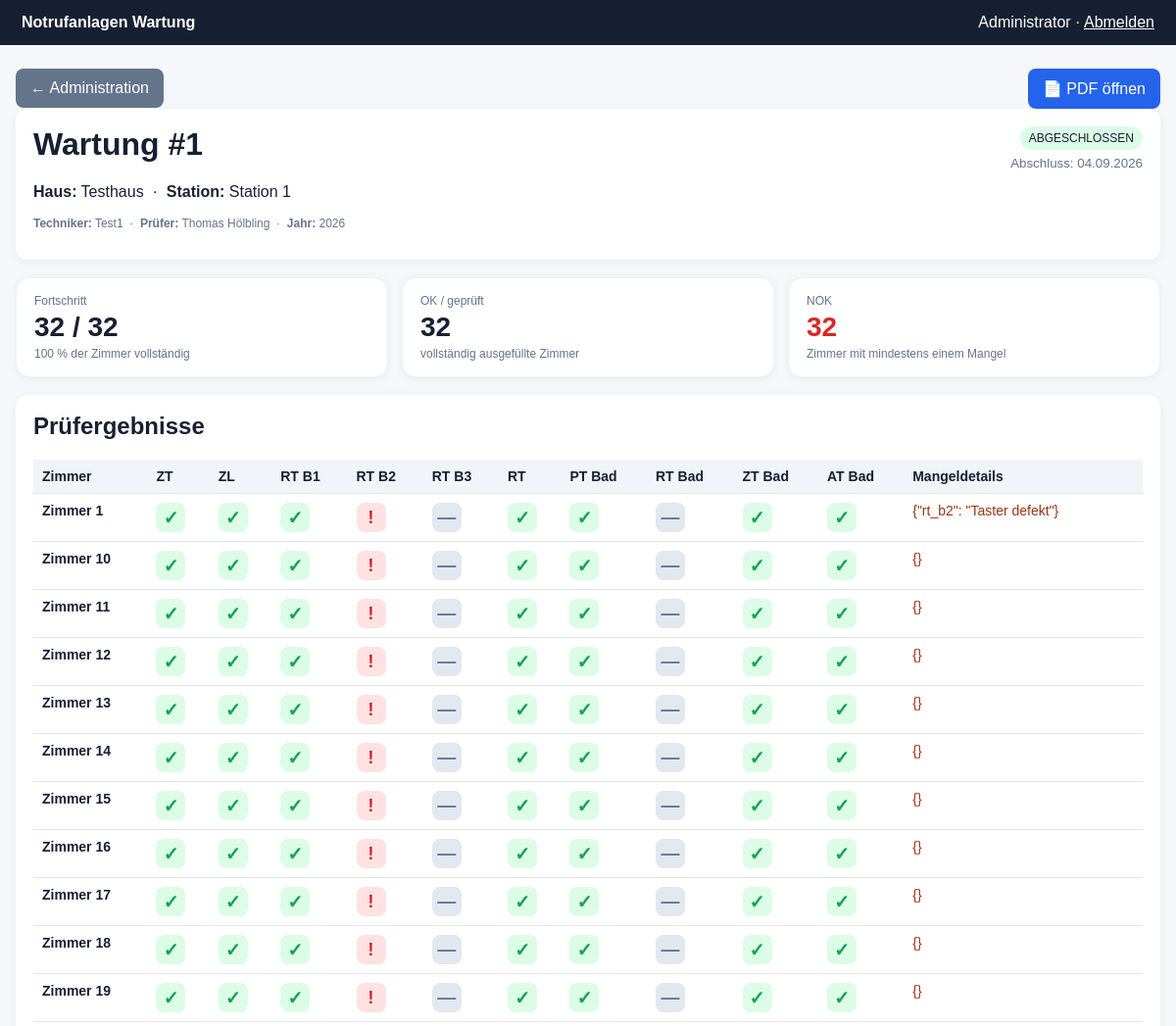
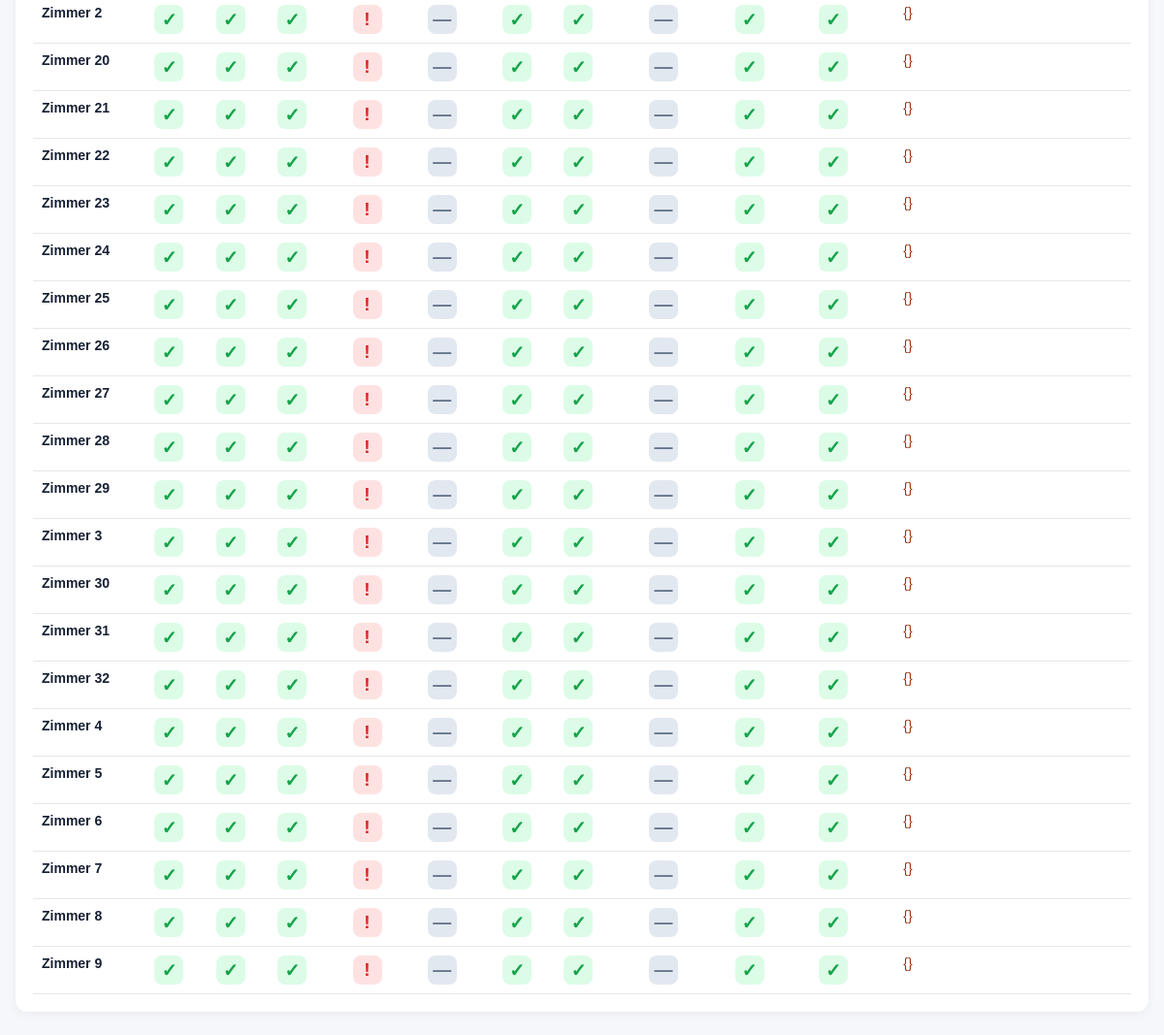
Page /admin/maintenance/1 (signed in) on the committed database (2 pictures, top to bottom).
### tables this page shows
CREATE TABLE users (
        id INTEGER PRIMARY KEY AUTOINCREMENT,
        username TEXT UNIQUE NOT NULL,
        password_hash TEXT NOT NULL,
        display_name TEXT NOT NULL,
        role TEXT NOT NULL DEFAULT 'technician'
    , active INTEGER NOT NULL DEFAULT 1);

CREATE TABLE maintenances (
        id INTEGER PRIMARY KEY AUTOINCREMENT,
        hauscode TEXT NOT NULL,
        station TEXT NOT NULL,
        technician_id INTEGER NOT NULL,
        inspector_name TEXT,
        inspection_year INTEGER,
        inspection_type TEXT,
        email_address TEXT,
        status TEXT NOT NULL DEFAULT 'open',
        created_at TEXT NOT NULL,
        completed_at TEXT,
        signature TEXT,
        email_sent_at TEXT,
        email_error TEXT,
        pdf_path TEXT, station_id TEXT, updated_at TEXT, original_technician_id INTEGER, last_transferred_at TEXT,
        FOREIGN KEY(technician_id) REFERENCES users(id)
    );

CREATE TABLE results (
        id INTEGER PRIMARY KEY AUTOINCREMENT,
        maintenance_id INTEGER NOT NULL,
        room_name TEXT NOT NULL,
        manual INTEGER NOT NULL DEFAULT 0,
        zt TEXT, zl TEXT, rt_b1 TEXT, rt_b2 TEXT, rt_b3 TEXT, rt TEXT,
        rt_bad TEXT, pt_bad TEXT, zt_bad TEXT, at_bad TEXT,
        issue_details TEXT,
        FOREIGN KEY(maintenance_id) REFERENCES maintenances(id)
    );

### app/main.py (the view)
@app.get("/admin/maintenance/{mid}", response_class=HTMLResponse)
def admin_maintenance(request: Request, mid:int):
    u=current_user(request)
    if not u: return RedirectResponse("/login",303)
    if u["role"] != "admin": return RedirectResponse("/",303)
    c=db(); m=c.execute("SELECT m.*,u.display_name FROM maintenances m JOIN users u ON u.id=m.technician_id WHERE m.id=?",(mid,)).fetchone()
    if not m: c.close(); return RedirectResponse("/admin",303)
    rows=c.execute("SELECT * FROM results WHERE maintenance_id=? ORDER BY manual,room_name",(mid,)).fetchall(); c.close()
    total=len(rows); checked=sum(1 for r in rows if all(r[k] is not None for k in CHECK_KEYS)); nok=sum(1 for r in rows if any(r[k]=="NOK" for k in CHECK_KEYS))
    pct=round((checked/total)*100) if total else 0
    return TEMPLATES.TemplateResponse("admin_maintenance.html",{"request":request,"user":u,"m":m,"rows":rows,"checks":CHECKS,"total":total,"checked":checked,"nok":nok,"pct":pct})

### app/templates/admin_maintenance.html (shortened to what this page needs)
{% extends "base.html" %}{% block content %}
<div class="actions" style="justify-content:space-between"><div><a class="btn secondary" href="/admin">← Administration</a></div><div>{% if m.status=='completed' %}<a class="btn" href="/maintenance/{{m.id}}/pdf" target="_blank">📄 PDF öffnen</a>{% endif %}</div></div>
<div class="card admin-detail-head">
  <div><h1>{{m.inspection_type or 'Wartung'}} #{{m.id}}</h1><p><b>Haus:</b> {{m.hauscode}} &nbsp;·&nbsp; <b>Station:</b> {{m.station}}</p><p class="mini"><b>Techniker:</b> {{m.display_name}} &nbsp;·&nbsp; <b>Prüfer:</b> {{m.inspector_name or m.display_name}} &nbsp;·&nbsp; <b>Jahr:</b> {{m.inspection_year}}</p></div>
  <div class="admin-detail-status"><span class="status {% if m.status=='completed' %}ok{% else %}nf{% endif %}">{{'ABGESCHLOSSEN' if m.status=='completed' else 'IN BEARBEITUNG'}}</span>{% if m.completed_at %}<small>Abschluss: {{m.completed_at[:10][8:10]}}.{{m.completed_at[:10][5:7]}}.{{m.completed_at[:10][0:4]}}</small>{% endif %}</div>
</div>
<div class="admin-detail-stats">
 <div><span>Fortschritt</span><strong>{{checked}} / {{total}}</strong><small>{{pct}} % der Zimmer vollständig</small></div>
 <div><span>OK / geprüft</span><strong>{{checked}}</strong><small>vollständig ausgefüllte Zimmer</small></div>
 <div><span>NOK</span><strong class="admin-nok">{{nok}}</strong><small>Zimmer mit mindestens einem Mangel</small></div>
</div>
<div class="card">
<h2>Prüfergebnisse</h2>
<div class="admin-table-wrap"><table class="admin-table result-table"><thead><tr><th>Zimmer</th>{% for key,label,opts in checks %}<th>{{label}}</th>{% endfor %}<th>Mangeldetails</th></tr></thead><tbody>
{% for r in rows %}<tr><td><b>{{r.room_name}}</b>{% if r.manual %}<div class="mini">manuell ergänzt</div>{% endif %}</td>{% for key,label,opts in checks %}<td>{% set v=r[key] %}<span class="result-pill {% if v=='OK' %}r-ok{% elif v=='NOK' %}r-nok{% elif v=='NF' %}r-nf{% endif %}">{{'✓' if v=='OK' else ('!' if v=='NOK' else ('—' if v=='NF' else '·'))}}</span></td>{% endfor %}<td>{% if r.issue_details %}<span class="issue-text">{{r.issue_details}}</span>{% else %}<span class="mini">—</span>{% endif %}</td></tr>{% else %}<tr><td colspan="12">Keine Zimmerdaten vorhanden.</td></tr>{% endfor %}
</tbody></table></div></div>
{% endblock %}

### app/templates/base.html (shortened to what this page needs)
<!doctype html>
<html lang="de">
<head>
</head>
<body>
<div class="top"><b>Notrufanlagen Wartung</b>{% if user %}<span>{{ user.display_name }} · <a style="color:white" href="/logout">Abmelden</a></span>{% endif %}</div>
<div class="wrap">{% block content %}{% endblock %}</div>
</body>
</html>

### app/templates/base.html (style rules this page uses)
:root { font-family:Arial,sans-serif;color:#172033;background:#f5f7fa }
body { margin:0 }
.top { background:#172033;color:#fff;padding:14px 22px;display:flex;justify-content:space-between;align-items:center }
.wrap { max-width:1200px;margin:24px auto;padding:0 16px }
.card { background:white;border-radius:12px;padding:18px;margin-bottom:18px;box-shadow:0 2px 10px #0000000d }
h1,h2 { margin-top:0 }
.btn { display:inline-block;border:0;border-radius:8px;padding:11px 15px;background:#2563eb;color:white;text-decoration:none;cursor:pointer }
.btn.secondary { background:#64748b }
table { width:100%;border-collapse:collapse }
th,td { border-bottom:1px solid #e5e7eb;padding:9px;text-align:left;font-size:14px }
th { background:#f1f5f9 }
.status { padding:5px 9px;border-radius:99px;font-size:12px }
.ok { background:#dcfce7 }
.mini { font-size:12px;color:#64748b }
.actions { display:flex;gap:8px;flex-wrap:wrap }
.admin-table-wrap { overflow:auto;-webkit-overflow-scrolling:touch }
.admin-table { min-width:980px }
.admin-table th,.admin-table td { vertical-align:top }
.admin-nok { color:#dc2626;font-weight:700 }
.admin-detail-head { display:flex;justify-content:space-between;gap:20px }
.admin-detail-status { display:flex;flex-direction:column;align-items:flex-end;gap:6px }
.admin-detail-status small { color:#64748b }
.admin-detail-stats { display:grid;grid-template-columns:repeat(3,minmax(0,1fr));gap:14px;margin-bottom:18px }
.admin-detail-stats>div { background:#fff;border-radius:14px;padding:16px 18px;box-shadow:0 2px 10px #0000000d;border:1px solid #eef2f7 }
.admin-detail-stats span,.admin-detail-stats small { display:block;color:#64748b;font-size:12px }
.admin-detail-stats strong { display:block;font-size:28px;margin:4px 0 }
.result-table { min-width:1150px }
.result-pill { display:inline-flex;width:30px;height:30px;border-radius:8px;align-items:center;justify-content:center;font-size:19px;font-weight:800;background:#f1f5f9 }
.r-ok { color:#16a34a;background:#dcfce7 }
.r-nok { color:#dc2626;background:#fee2e2 }
.r-nf { color:#64748b;background:#e2e8f0 }
.issue-text { display:block;min-width:180px;max-width:300px;white-space:pre-wrap;color:#9a3412 }

### rows in the picture
users: display_name "Administrator"
maintenances: inspection_type "Wartung", id "1", hauscode "Testhaus", station "Station 1", inspector_name "Thomas Hölbling", inspection_year "2026", status "ABGESCHLOSSEN", completed_at "04", completed_at "09", completed_at "2026"
users: display_name "Test1"
results: room_name "Zimmer 1", zt "✓" "✓" "✓" "!" "—" "✓" "✓" "—" "✓" "✓", issue_details "{\"rt_b2\": \"Taster defekt\"}"
results: room_name "Zimmer 10", zt "✓" "✓" "✓" "!" "—" "✓" "✓" "—" "✓" "✓", issue_details "{}"
results: room_name "Zimmer 11", zt "✓" "✓" "✓" "!" "—" "✓" "✓" "—" "✓" "✓", issue_details "{}"
results: room_name "Zimmer 12", zt "✓" "✓" "✓" "!" "—" "✓" "✓" "—" "✓" "✓", issue_details "{}"
results: room_name "Zimmer 13", zt "✓" "✓" "✓" "!" "—" "✓" "✓" "—" "✓" "✓", issue_details "{}"
results: room_name "Zimmer 14", zt "✓" "✓" "✓" "!" "—" "✓" "✓" "—" "✓" "✓", issue_details "{}"
results: room_name "Zimmer 15", zt "✓" "✓" "✓" "!" "—" "✓" "✓" "—" "✓" "✓", issue_details "{}"
results: room_name "Zimmer 16", zt "✓" "✓" "✓" "!" "—" "✓" "✓" "—" "✓" "✓", issue_details "{}"
results: room_name "Zimmer 17", zt "✓" "✓" "✓" "!" "—" "✓" "✓" "—" "✓" "✓", issue_details "{}"
results: room_name "Zimmer 18", zt "✓" "✓" "✓" "!" "—" "✓" "✓" "—" "✓" "✓", issue_details "{}"
results: room_name "Zimmer 19", zt "✓" "✓" "✓" "!" "—" "✓" "✓" "—" "✓" "✓", issue_details "{}"
results: room_name "Zimmer 2", zt "✓" "✓" "✓" "!" "—" "✓" "✓" "—" "✓" "✓", issue_details "{}"
results: room_name "Zimmer 20", zt "✓" "✓" "✓" "!" "—" "✓" "✓" "—" "✓" "✓", issue_details "{}"
results: room_name "Zimmer 21", zt "✓" "✓" "✓" "!" "—" "✓" "✓" "—" "✓" "✓", issue_details "{}"
results: room_name "Zimmer 22", zt "✓" "✓" "✓" "!" "—" "✓" "✓" "—" "✓" "✓", issue_details "{}"
results: room_name "Zimmer 23", zt "✓" "✓" "✓" "!" "—" "✓" "✓" "—" "✓" "✓", issue_details "{}"
results: room_name "Zimmer 24", zt "✓" "✓" "✓" "!" "—" "✓" "✓" "—" "✓" "✓", issue_details "{}"
results: room_name "Zimmer 25", zt "✓" "✓" "✓" "!" "—" "✓" "✓" "—" "✓" "✓", issue_details "{}"
results: room_name "Zimmer 26", zt "✓" "✓" "✓" "!" "—" "✓" "✓" "—" "✓" "✓", issue_details "{}"
results: room_name "Zimmer 27", zt "✓" "✓" "✓" "!" "—" "✓" "✓" "—" "✓" "✓", issue_details "{}"
results: room_name "Zimmer 28", zt "✓" "✓" "✓" "!" "—" "✓" "✓" "—" "✓" "✓", issue_details "{}"
results: room_name "Zimmer 29", zt "✓" "✓" "✓" "!" "—" "✓" "✓" "—" "✓" "✓", issue_details "{}"
results: room_name "Zimmer 3", zt "✓" "✓" "✓" "!" "—" "✓" "✓" "—" "✓" "✓", issue_details "{}"
results: room_name "Zimmer 30", zt "✓" "✓" "✓" "!" "—" "✓" "✓" "—" "✓" "✓", issue_details "{}"
results: room_name "Zimmer 31", zt "✓" "✓" "✓" "!" "—" "✓" "✓" "—" "✓" "✓", issue_details "{}"
results: room_name "Zimmer 32", zt "✓" "✓" "✓" "!" "—" "✓" "✓" "—" "✓" "✓", issue_details "{}"
results: room_name "Zimmer 4", zt "✓" "✓" "✓" "!" "—" "✓" "✓" "—" "✓" "✓", issue_details "{}"
results: room_name "Zimmer 5", zt "✓" "✓" "✓" "!" "—" "✓" "✓" "—" "✓" "✓", issue_details "{}"
results: room_name "Zimmer 6", zt "✓" "✓" "✓" "!" "—" "✓" "✓" "—" "✓" "✓", issue_details "{}"
results: room_name "Zimmer 7", zt "✓" "✓" "✓" "!" "—" "✓" "✓" "—" "✓" "✓", issue_details "{}"
results: room_name "Zimmer 8", zt "✓" "✓" "✓" "!" "—" "✓" "✓" "—" "✓" "✓", issue_details "{}"
results: room_name "Zimmer 9", zt "✓" "✓" "✓" "!" "—" "✓" "✓" "—" "✓" "✓", issue_details "{}"

### other values in the picture
{{ checked }} "32"
{{ total }} "32"
{{ pct }} "100"
{{ nok }} "32"
{{ label }} "ZT" "ZL" "RT B1" "RT B2" "RT B3" "RT" "PT Bad" "RT Bad" "ZT Bad" "AT Bad"
